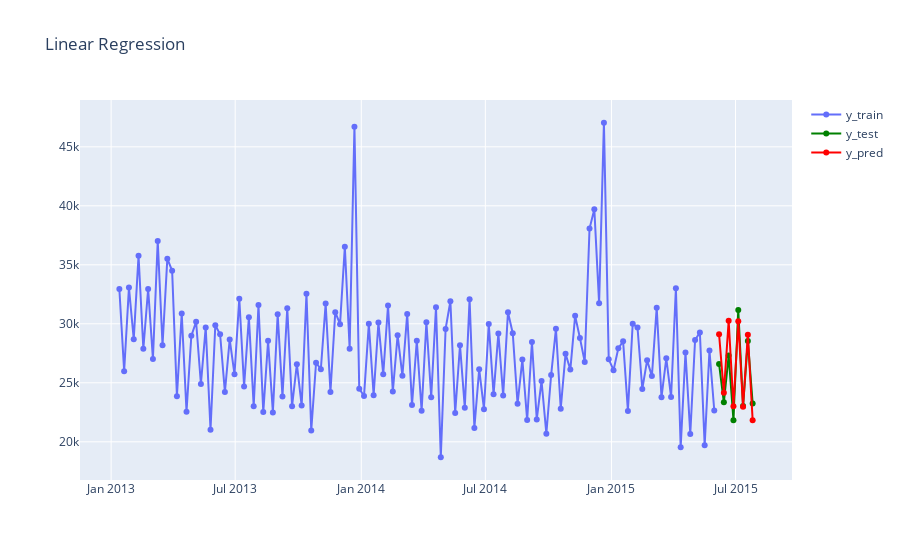

This figure's notebook cell:
### Code cell
fig = go.Figure()

fig.add_traces(go.Scatter(x=y_train.index, y=y_train.values, mode='lines+markers', name = "y_train"))
fig.add_traces(go.Scatter(x=y_test.index, y=y_test.values, mode='lines+markers', name = "y_test", line=dict(color="green")) )
fig.add_traces(go.Scatter(x=y_pred.index, y=y_pred.values, mode='lines+markers', name = "y_pred", line=dict(color="red")))
fig.update_layout(title="Linear Regression")
fig.show()
